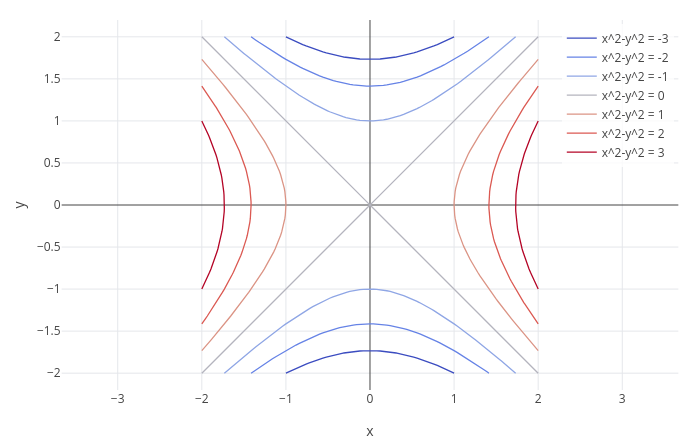
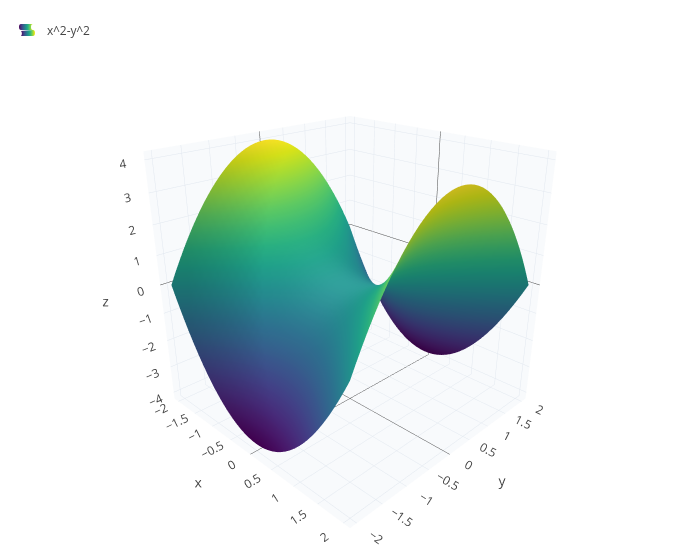

Notebook code cell kept with these figures, in order:
### Markdown cell above
The ellipses are narrower in the $y$ direction: height grows three times faster in $y$, so the curves crowd there.

**A pass** (a saddle): $x^2 - y^2$. Its level curves are hyperbolas, and the level $0$ is a pair of crossing lines.

### Code cell
contour(x^2 - y^2, x, -2, 2, y, -2, 2)
plot3d(x^2 - y^2, x, -2, 2, y, -2, 2)

### Figure 1 — Plotly figure (JSON) as saved in the notebook; plotly's stock layout.template omitted (floating-point values rounded to 4 significant figures; data arrays with more than 128 entries replaced by an {"elided": "..."} marker saying what was removed)
{"data": [{"line": {"color": "#3b4cc0", "width": 1.3}, "mode": "lines", "name": "x^2-y^2 = -3", "type": "scatter", "x": [-1, -0.96, -0.92, -0.9173, -0.88, -0.84, -0.8283, -0.8, -0.76, -0.7308, -0.72, -0.68, -0.64, -0.6206, -0.6, -0.56, -0.52, -0.4896, -0.48, -0.44, -0.4, -0.36, -0.32, -0.312, -0.28, -0.24, -0.2, -0.16, -0.12, -0.08, -0.04, 0, 0.04, 0.08, 0.12, 0.16, 0.2, 0.24, 0.28, 0.312, 0.32, 0.36, 0.4, 0.44, 0.48, 0.4896, 0.52, 0.56, 0.6, 0.6206, 0.64, 0.68, 0.72, 0.7308, 0.76, 0.8, 0.8283, 0.84, 0.88, 0.9173, 0.92, 0.96, 1, null, 1, 0.96, 0.92, 0.9173, 0.88, 0.84, 0.8283, 0.8, 0.76, 0.7308, 0.72, 0.68, 0.64, 0.6206, 0.6, 0.56, 0.52, 0.4896, 0.48, 0.44, 0.4, 0.36, 0.32, 0.312, 0.28, 0.24, 0.2, 0.16, 0.12, 0.08, 0.04, 0, -0.04, -0.08, -0.12, -0.16, -0.2, -0.24, -0.28, -0.312, -0.32, -0.36, -0.4, -0.44, -0.48, -0.4896, -0.52, -0.56, -0.6, -0.6206, -0.64, -0.68, -0.72, -0.7308, -0.76, -0.8, -0.8283, -0.84, -0.88, -0.9173, -0.92, -0.96, -1, null], "y": [-2, -1.98, -1.961, -1.96, -1.943, -1.925, -1.92, -1.908, -1.891, -1.88, -1.876, -1.861, -1.846, -1.84, -1.833, -1.82, -1.808, -1.8, -1.797, -1.787, -1.778, -1.769, -1.761, -1.76, -1.754, -1.749, -1.743, -1.739, -1.736, -1.734, -1.732, -1.732, -1.732, -1.734, -1.736, -1.739, -1.743, -1.749, -1.754, -1.76, -1.761, -1.769, -1.778, -1.787, -1.797, -1.8, -1.808, -1.82, -1.833, -1.84, -1.846, -1.861, -1.876, -1.88, -1.891, -1.908, -1.92, -1.925, -1.943, -1.96, -1.961, -1.98, -2, null, 2, 1.98, 1.961, 1.96, 1.943, 1.925, 1.92, 1.908, 1.891, 1.88, 1.876, 1.861, 1.846, 1.84, 1.833, 1.82, 1.808, 1.8, 1.797, 1.787, 1.778, 1.769, 1.761, 1.76, 1.754, 1.749, 1.743, 1.739, 1.736, 1.734, 1.732, 1.732, 1.732, 1.734, 1.736, 1.739, 1.743, 1.749, 1.754, 1.76, 1.761, 1.769, 1.778, 1.787, 1.797, 1.8, 1.808, 1.82, 1.833, 1.84, 1.846, 1.861, 1.876, 1.88, 1.891, 1.908, 1.92, 1.925, 1.943, 1.96, 1.961, 1.98, 2, null]}, {"line": {"color": "#6683e6", "width": 1.3}, "mode": "lines", "name": "x^2-y^2 = -2", "type": "scatter", "x": {"elided": "204 float values"}, "y": {"elided": "204 float values"}}, {"line": {"color": "#8fa6e5", "width": 1.3}, "mode": "lines", "name": "x^2-y^2 = -1", "type": "scatter", "x": {"elided": "276 float values"}, "y": {"elided": "276 float values"}}, {"line": {"color": "#b4b4be", "width": 1.3}, "mode": "lines", "name": "x^2-y^2 = 0", "type": "scatter", "x": {"elided": "498 float values"}, "y": {"elided": "498 float values"}}, {"line": {"color": "#db9485", "width": 1.3}, "mode": "lines", "name": "x^2-y^2 = 1", "type": "scatter", "x": {"elided": "282 float values"}, "y": {"elided": "282 float values"}}, {"line": {"color": "#db5952", "width": 1.3}, "mode": "lines", "name": "x^2-y^2 = 2", "type": "scatter", "x": {"elided": "204 float values"}, "y": {"elided": "204 float values"}}, {"line": {"color": "#b40426", "width": 1.3}, "mode": "lines", "name": "x^2-y^2 = 3", "type": "scatter", "x": {"elided": "132 float values"}, "y": {"elided": "132 float values"}}], "layout": {"height": 440, "legend": {"bgcolor": "rgba(255,255,255,0.8)", "x": 0.99, "xanchor": "right", "y": 0.99, "yanchor": "top"}, "margin": {"b": 50, "l": 60, "r": 20, "t": 20}, "showlegend": true, "title": {"text": ""}, "width": 700, "xaxis": {"constrain": "domain", "range": [-3.667, 3.667], "title": {"text": "x"}, "zeroline": true}, "yaxis": {"constrain": "domain", "range": [-2.2, 2.2], "scaleanchor": "x", "scaleratio": 1, "title": {"text": "y"}, "zeroline": true}}}

### Figure 2 — Plotly figure (JSON) as saved in the notebook; plotly's stock layout.template omitted (floating-point values rounded to 4 significant figures; data arrays with more than 128 entries replaced by an {"elided": "..."} marker saying what was removed)
{"data": [{"colorscale": "Viridis", "name": "x^2-y^2", "opacity": 1, "showlegend": true, "showscale": false, "type": "surface", "x": {"elided": "41x41 float values"}, "y": {"elided": "41x41 float values"}, "z": {"elided": "41x41 float values"}}], "layout": {"height": 560, "legend": {"x": 0.01, "y": 0.99}, "margin": {"b": 0, "l": 0, "r": 0, "t": 10}, "scene": {"aspectmode": "cube", "camera": {"eye": {"x": 1.6, "y": -1.6, "z": 1.0}}, "xaxis": {"backgroundcolor": "#f8fafc", "gridcolor": "#e2e8f0", "showbackground": true, "title": {"text": "x"}}, "yaxis": {"backgroundcolor": "#f8fafc", "gridcolor": "#e2e8f0", "showbackground": true, "title": {"text": "y"}}, "zaxis": {"backgroundcolor": "#f8fafc", "gridcolor": "#e2e8f0", "showbackground": true, "title": {"text": "z"}}}, "showlegend": true, "title": {"text": ""}, "width": 700}}
